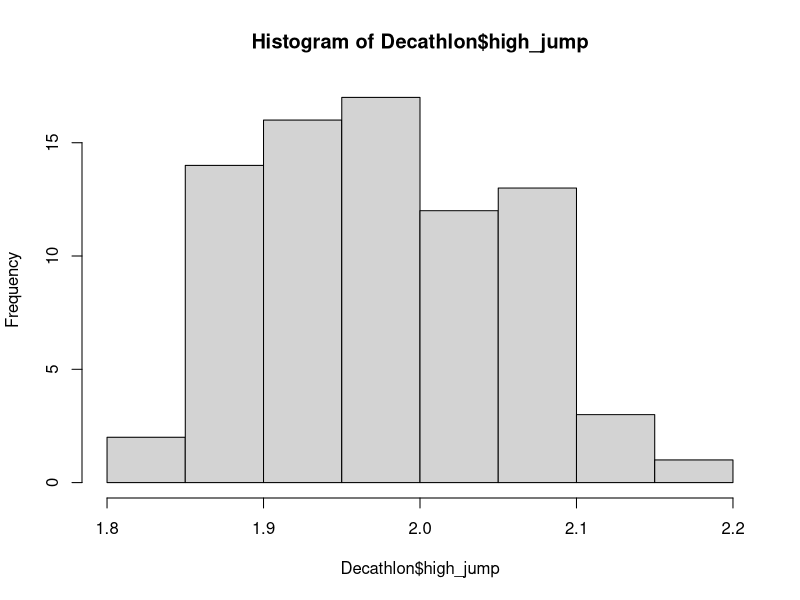
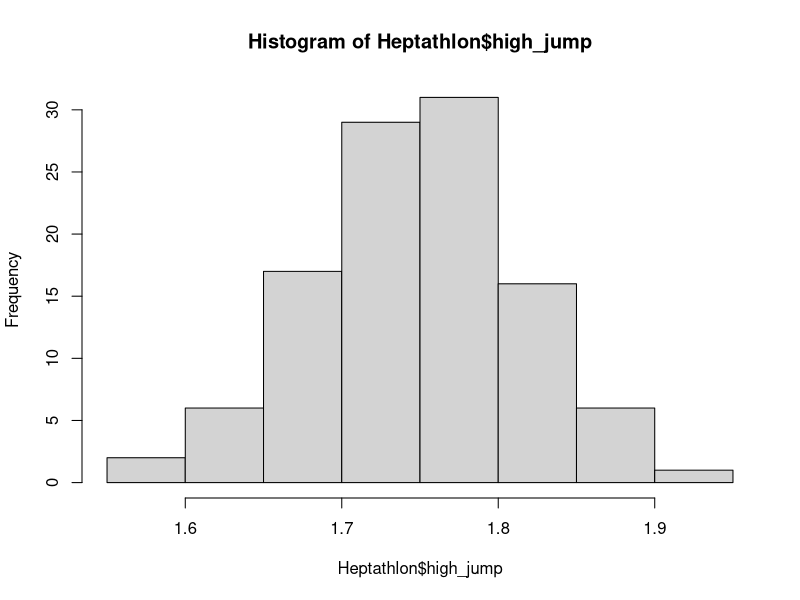

Here is the R script that generated these plots, in order:
df <- read.csv("A2_data.csv")
Decathlon <- subset(df, sport == "Decathlon")
Heptathlon <- subset(df, sport == "Heptathlon")

 ### Research Q1: Is there a difference in high_jump performance between athletes in the different sports (Decathlon and Heptathlon)? ###

hist(Decathlon$high_jump)
hist(Heptathlon$high_jump)

### We assume that the samples are independent due to the nature of highjump being an individual event ###
### Observing the histograms of both subsets we see the dist is approx normal with no major outliers ###


### If we assume there to be no difference then our h0 for this question is xbar1=xbar2 ###
## Our hA therefore is xbar1!=xbar2 
t.test(Decathlon$high_jump, Heptathlon$high_jump)

### The 95% CI for the two sample t-test to determine the difference in high jump performance is ###
### 0.206 - 0.248 ###
### our p value < 2.2e-16 which is < 0.05 therefore there is significant evidence to reject null ###
### and assume that there is a difference in high jump performance between groups ###

### Research Q2: Is there a difference in shotput performance for Heptathlon athletes based on countries? ###
mod.aov <- lm(Heptathlon$shotput~Heptathlon$country, data = Heptathlon)
anova(mod.aov)

### Here our F statistic is 1.83 and corresponding p-value of 0.146. This does not provide us strong enough evidence to reject 
### the null hypothesis.

## Research Q3: 
